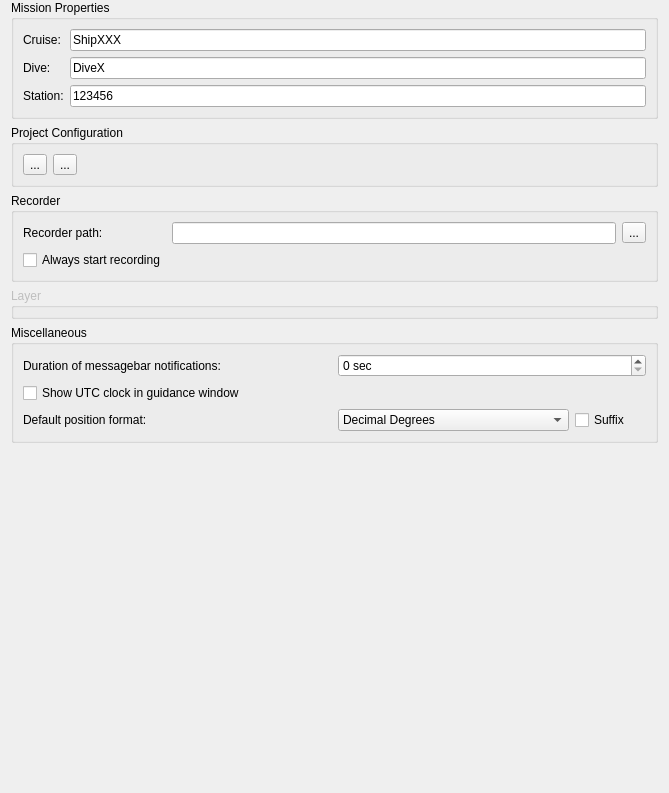
             <widget class="QWidget" name="scrollAreaWidgetContents">
              <property name="geometry">
               <rect>
                <x>0</x>
                <y>0</y>
                <width>669</width>
                <height>793</height>
               </rect>
              </property>
              <layout class="QVBoxLayout" name="verticalLayout_13">
               <property name="topMargin">
                <number>0</number>
               </property>
               <property name="bottomMargin">
                <number>0</number>
               </property>
               <item>
                <widget class="QgsCollapsibleGroupBox" name="groupBox">
                 <property name="title">
                  <string>Mission Properties</string>
                 </property>
                 <layout class="QGridLayout" name="gridLayout">
                  <item row="0" column="0">
                   <widget class="QLabel" name="label">
                    <property name="text">
                     <string>Cruise:</string>
                    </property>
                   </widget>
                  </item>
                  <item row="0" column="1">
                   <widget class="QLineEdit" name="lineEditCruise">
                    <property name="text">
                     <string>ShipXXX</string>
                    </property>
                   </widget>
                  </item>
                  <item row="2" column="0">
                   <widget class="QLabel" name="label_2">
                    <property name="text">
                     <string>Station:</string>
                    </property>
                   </widget>
                  </item>
                  <item row="1" column="0">
                   <widget class="QLabel" name="label_3">
                    <property name="text">
                     <string>Dive:</string>
                    </property>
                   </widget>
                  </item>
                  <item row="1" column="1">
                   <widget class="QLineEdit" name="lineEditDive">
                    <property name="text">
                     <string>DiveX</string>
                    </property>
                   </widget>
                  </item>
                  <item row="2" column="1">
                   <widget class="QLineEdit" name="lineEditStation">
                    <property name="text">
                     <string>123456</string>
                    </property>
                   </widget>
                  </item>
                 </layout>
                </widget>
               </item>
               <item>
                <widget class="QgsCollapsibleGroupBox" name="groupBox_4">
                 <property name="title">
                  <string>Project Configuration</string>
                 </property>
                 <layout class="QHBoxLayout" name="horizontalLayout_4">
                  <item>
                   <widget class="QToolButton" name="mToolButtonLoad">
                    <property name="whatsThis">
                     <string>Load a PosiView project configuration</string>
                    </property>
                    <property name="text">
                     <string>...</string>
                    </property>
                   </widget>
                  </item>
                  <item>
                   <widget class="QToolButton" name="mToolButtonSave">
                    <property name="whatsThis">
                     <string>Save PosiView project to file</string>
                    </property>
                    <property name="text">
                     <string>...</string>
                    </property>
                   </widget>
                  </item>
                  <item>
                   <spacer name="horizontalSpacer">
                    <property name="orientation">
                     <enum>Qt::Horizontal</enum>
                    </property>
                    <property name="sizeHint" stdset="0">
                     <size>
                      <width>440</width>
                      <height>20</height>
                     </size>
                    </property>
                   </spacer>
                  </item>
                 </layout>
                </widget>
               </item>
               <item>
                <widget class="QgsCollapsibleGroupBox" name="groupBox_5">
                 <property name="title">
                  <string>Recorder</string>
                 </property>
                 <layout class="QGridLayout" name="gridLayout_6">
                  <item row="1" column="0">
                   <widget class="QLabel" name="label_20">
                    <property name="text">
                     <string>Recorder path:</string>
                    </property>
                   </widget>
                  </item>
                  <item row="1" column="2">
                   <widget class="QToolButton" name="toolButtonSelectLogPath">
                    <property name="statusTip">
                     <string>Select Logging Path</string>
                    </property>
                    <property name="whatsThis">
                     <string>Select Logging Path</string>
                    </property>
                    <property name="text">
                     <string>...</string>
                    </property>
                   </widget>
                  </item>
                  <item row="1" column="1">
                   <widget class="QLineEdit" name="lineEditRecorderPath"/>
                  </item>
                  <item row="2" column="0">
                   <widget class="QCheckBox" name="checkBoxAutoRecording">
                    <property name="text">
                     <string>Always start recording</string>
                    </property>
                   </widget>
                  </item>
                 </layout>
                </widget>
               </item>
               <item>
                <widget class="QgsCollapsibleGroupBox" name="groupBox_6">
                 <property name="enabled">
                  <bool>false</bool>
                 </property>
                 <property name="title">
                  <string>Layer</string>
                 </property>
                </widget>
               </item>
               <item>
                <widget class="QgsCollapsibleGroupBox" name="mGroupBox">
                 <property name="title">
                  <string>Miscellaneous</string>
                 </property>
                 <layout class="QGridLayout" name="gridLayout_7">
                  <item row="0" column="0">
                   <widget class="QLabel" name="label_21">
                    <property name="text">
                     <string>Duration of messagebar notifications:</string>
                    </property>
                   </widget>
                  </item>
                  <item row="3" column="0">
                   <widget class="QCheckBox" name="checkBoxUtcClock">
                    <property name="text">
                     <string>Show UTC clock in guidance window</string>
                    </property>
                   </widget>
                  </item>
                  <item row="0" column="1">
                   <widget class="QSpinBox" name="spinBoxNotifyDuration">
                    <property name="suffix">
                     <string> sec</string>
                    </property>
                    <property name="maximum">
                     <number>3600</number>
                    </property>
                    <property name="singleStep">
                     <number>10</number>
                    </property>
                   </widget>
                  </item>
                  <item row="4" column="1">
                   <layout class="QHBoxLayout" name="horizontalLayout_8">
                    <item>
                     <widget class="QComboBox" name="comboBoxDefaultPositionFormat">
                      <property name="currentIndex">
                       <number>0</number>
                      </property>
                      <item>
                       <property name="text">
                        <string>Decimal Degrees</string>
                       </property>
                      </item>
                      <item>
                       <property name="text">
                        <string>Degrees, Decimal Minutes</string>
                       </property>
                      </item>
                      <item>
                       <property name="text">
                        <string>Degrees, Minutes,  Decimal Seconds</string>
                       </property>
                      </item>
                     </widget>
                    </item>
                    <item>
                     <widget class="QCheckBox" name="checkBoxWithSuffix">
                      <property name="layoutDirection">
                       <enum>Qt::LeftToRight</enum>
                      </property>
                      <property name="text">
                       <string>Suffix</string>
                      </property>
                     </widget>
                    </item>
                   </layout>
                  </item>
                  <item row="4" column="0">
                   <widget class="QLabel" name="label_23">
                    <property name="text">
                     <string>Default position format:</string>
                    </property>
                   </widget>
                  </item>
                 </layout>
                </widget>
               </item>
               <item>
                <spacer name="verticalSpacer">
                 <property name="orientation">
                  <enum>Qt::Vertical</enum>
                 </property>
                 <property name="sizeHint" stdset="0">
                  <size>
                   <width>20</width>
                   <height>40</height>
                  </size>
                 </property>
                </spacer>
               </item>
              </layout>
             </widget>
